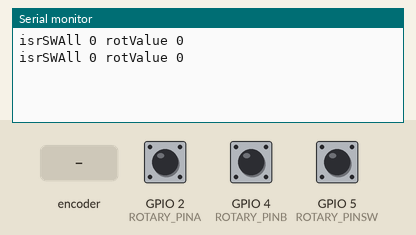
The sketch below on a simulated ESP32. Parts: the last lines printed to the serial monitor. Inputs (shaded band) come from the test bench; at power-on: GPIO 5 (ROTARY_PINSW) HIGH, GPIO 2 (ROTARY_PINA) HIGH, GPIO 4 (ROTARY_PINB) HIGH.

Above: at 1.2 s.
1.3 s: rotary encoder on GPIO 2 (ROTARY_PINA) / GPIO 4 (ROTARY_PINB) turned 1 step (first pin leading)
At 2.6 s:
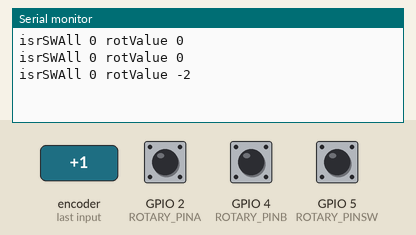
3.0 s: GPIO 5 (ROTARY_PINSW) pulled LOW for 0.15 s
At 3.4 s:
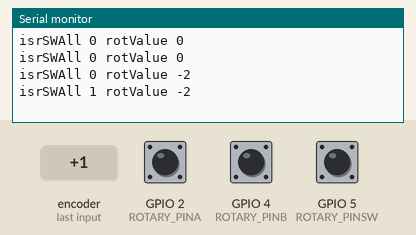
4.6 s: GPIO 5 (ROTARY_PINSW) pulled LOW for 1 s
At 5.8 s:
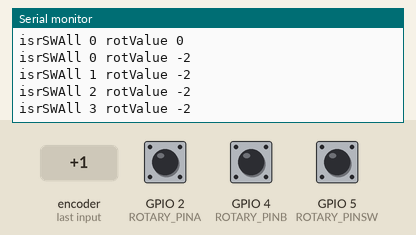
7.1 s: rotary encoder on GPIO 2 (ROTARY_PINA) / GPIO 4 (ROTARY_PINB) turned 1 step (first pin leading)
At 8.4 s:
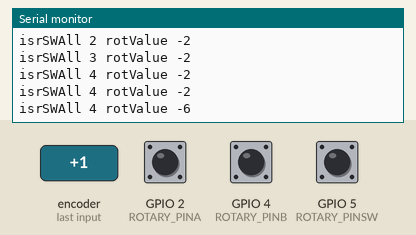
Timing chart, 0 to 9.8 s (numbered marks = the images above; inputs shaded):
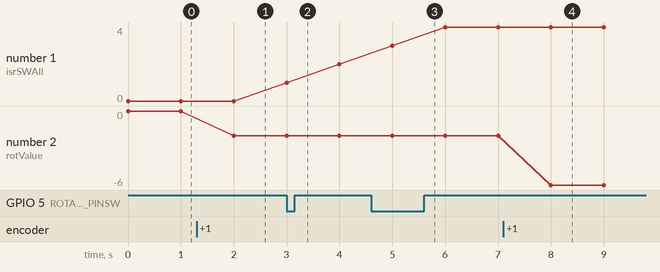

The sketch:

ESP32_RotaryEncoderOne.ino
```cpp
// KY-040 ...  ESP32
// CLK    ...  PIN 4
// DT     ...  PIN 2
// SW     ...  PIN 5
// +      ...  3.3V
// GND    ...  GND

#include <Arduino.h>

long int rotValue=0, swValue=0;
uint8_t state=0;


#define ROTARY_PINA 2
#define ROTARY_PINB 4
#define ROTARY_PINSW 5

portMUX_TYPE gpioMux = portMUX_INITIALIZER_UNLOCKED;

void IRAM_ATTR isrAB() {
   uint8_t s = state & 3;

  portENTER_CRITICAL_ISR(&gpioMux);
    if (digitalRead(ROTARY_PINA)) s |= 4;
    if (digitalRead(ROTARY_PINB)) s |= 8;
    switch (s) {
      case 0: case 5: case 10: case 15:
        break;
      case 1: case 7: case 8: case 14:
        rotValue++; break;
      case 2: case 4: case 11: case 13:
        rotValue--; break;
      case 3: case 12:
        rotValue += 2; break;
      default:
        rotValue -= 2; break;
    }
    state = (s >> 2);
   portEXIT_CRITICAL_ISR(&gpioMux);

}


void IRAM_ATTR isrSWAll() {

 portENTER_CRITICAL_ISR(&gpioMux);
 swValue++;
 portEXIT_CRITICAL_ISR(&gpioMux);

}

void setup(){
  pinMode(ROTARY_PINA, INPUT_PULLUP);
  pinMode(ROTARY_PINB, INPUT_PULLUP);
  pinMode(ROTARY_PINSW, INPUT_PULLUP);

  attachInterrupt(ROTARY_PINA, isrAB, CHANGE);
  attachInterrupt(ROTARY_PINB, isrAB, CHANGE);
  attachInterrupt(ROTARY_PINSW, isrSWAll, CHANGE);
  Serial.begin(115200);
}


void loop(){
 Serial.print("isrSWAll ");
 Serial.print(swValue);
 Serial.print(" rotValue ");
 Serial.println(rotValue);
  delay(1000);
}
```

Measured:
- after the input at 1.3 s, the serial monitor: prints a new line after 0.70 s (image 1)
- after the input at 3.0 s, the serial monitor: prints a new line at once (image 2)
- after the input at 4.6 s, the serial monitor: prints a new line after 0.40 s (image 3)
- after the input at 7.1 s, the serial monitor: prints a new line after 0.90 s (image 4)
- plotted number 1: 0 → 2 after the input at 3.0 s, 2 → 4 after the input at 4.6 s
- plotted number 2: 0 → -2 after the input at 1.3 s, -2 → -6 after the input at 7.1 s
